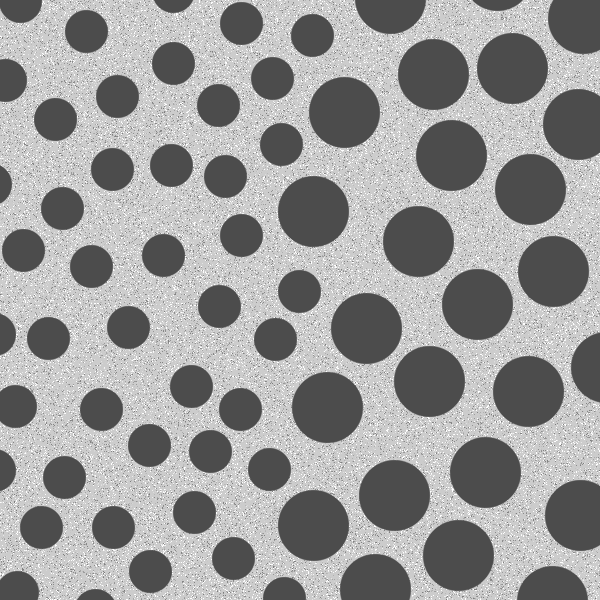
%> input picture Lab4-Morphology-main/Lab4-Morphology-main/assets/blobs.tif, 600 x 600 px
$ octave lab4_task3.m   (GNU Octave 9; MATLAB toolbox functions it lacks are replaced by stand-ins)
%> lines starting %> are read from the running program, lines starting %| are printed output that depends on the picture; in (x1, y1, x2, y2) boxes, pixels count from 0 and x2, y2 are one past the last pixel; in counts of white or black regions, pixels touching at a corner belong together; the program's own positions count from 1
clear all
close all
I = imread('assets/blobs.tif');
%> I is the input picture: size 600x600 uint8; min 76, max 255, mean 153.6
I = imcomplement(I);
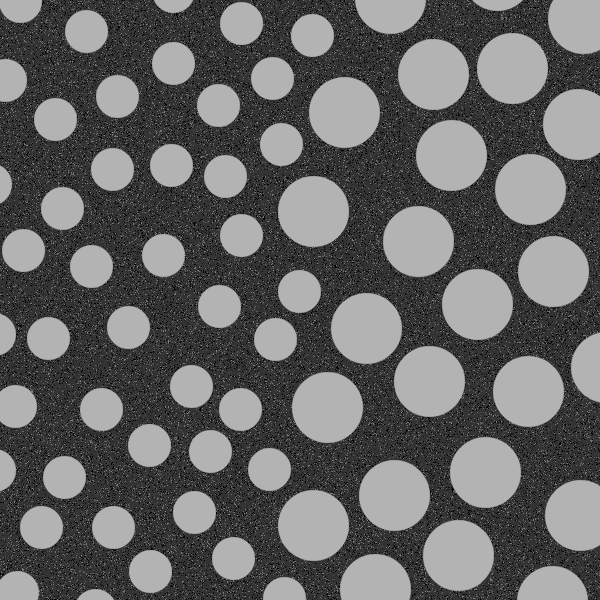
%> I: size 600x600 uint8; min 0, max 179, mean 101.4
level = graythresh(I);
%> level = 0.439
BW = imbinarize(I, level);
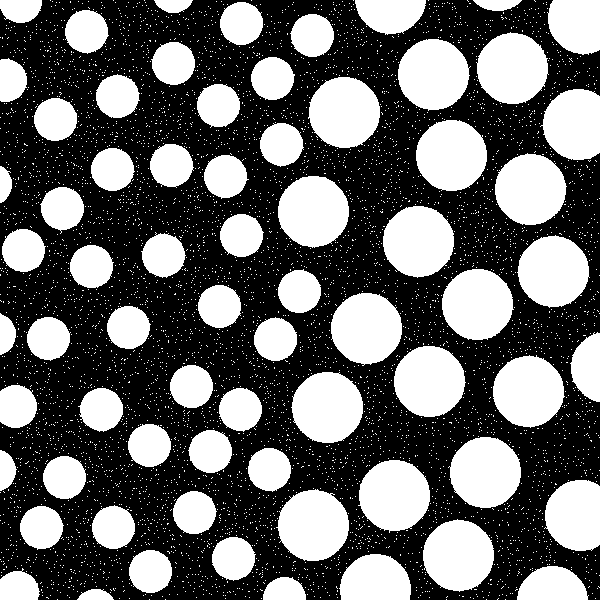
%> BW: size 600x600 logical; 41% white; 5794 white regions (5725 under 20 px), largest, box (x1, y1, x2, y2) and area: (276, 489, 349, 561) 3970, (291, 372, 363, 443) 3966, (476, 32, 549, 104) 3964

% SE is a 3x3 elements of 1's
SE = ones(3,3);
% Erode BW with SE
BWE = imerode(BW,SE);
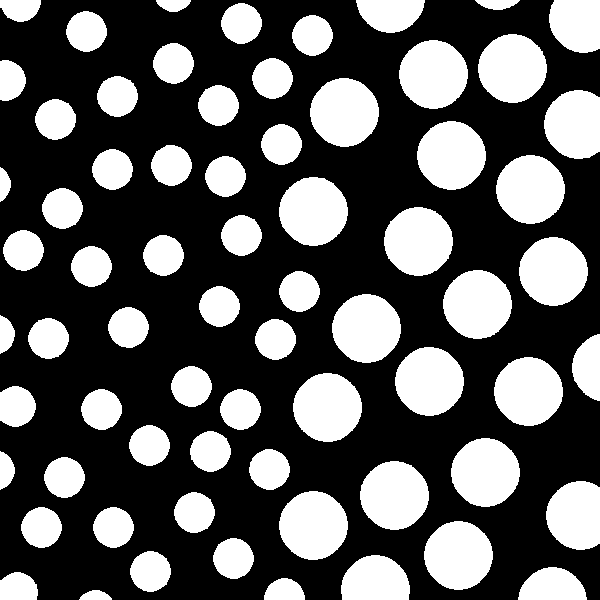
%> BWE: size 600x600 logical; 35.7% white; 69 white regions, largest, box (x1, y1, x2, y2) and area: (279, 177, 348, 246) 3678, (293, 373, 362, 442) 3678, (399, 40, 468, 109) 3677

% The eroded image is subtracted from BW
Boundary = BW - BWE;
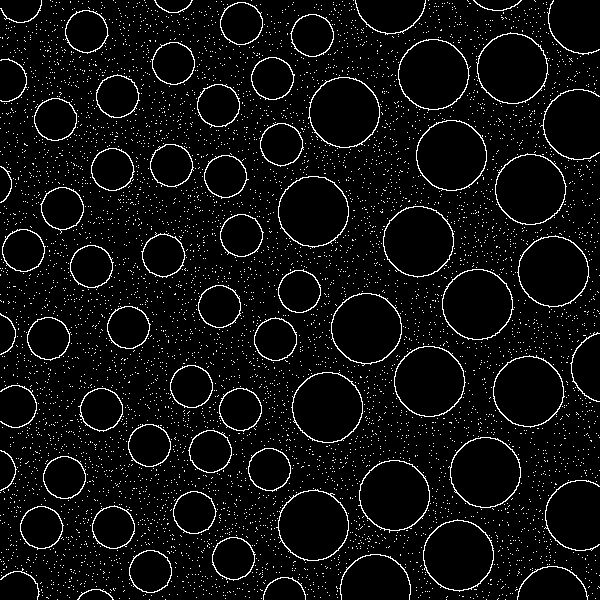
%> Boundary: size 600x600 double; values 0 (black) and 1 (white), 5.3% white in thin lines or dots
Boundary_clean = bwareaopen(Boundary, 6);
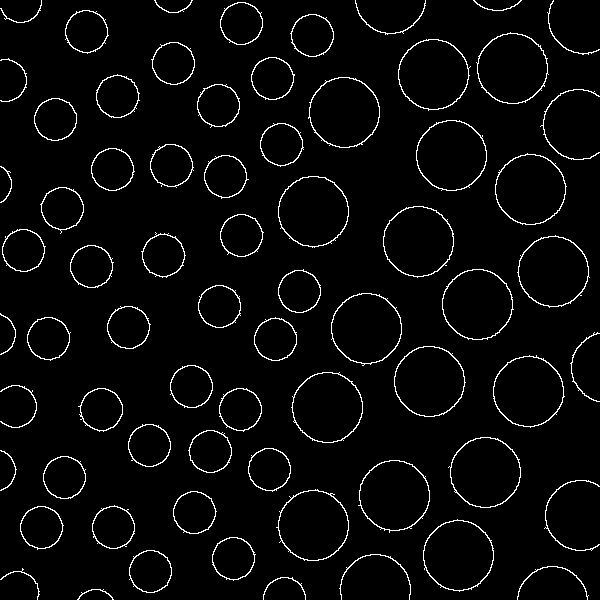
%> Boundary_clean: size 600x600 logical; 3.5% white in thin lines or dots
montage({Boundary, Boundary_clean}, "size", [1 2])
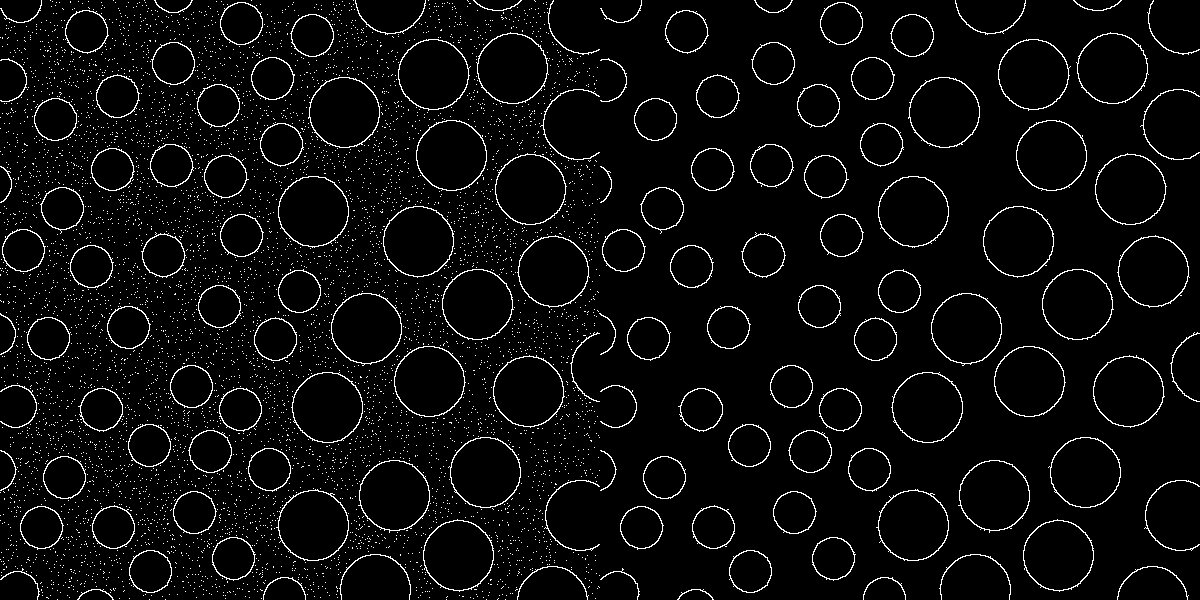
%> displayed picture: size 600x1200, on the screen's scale of 0 to 255; 4.4% white in thin lines or dots
title("(1): Original Boundary Image, (2): Filtered Boundary Image")

$ run again, with Lab4-Morphology-main/Lab4-Morphology-main/assets/fingerprint.tif copied over Lab4-Morphology-main/Lab4-Morphology-main/assets/blobs.tif
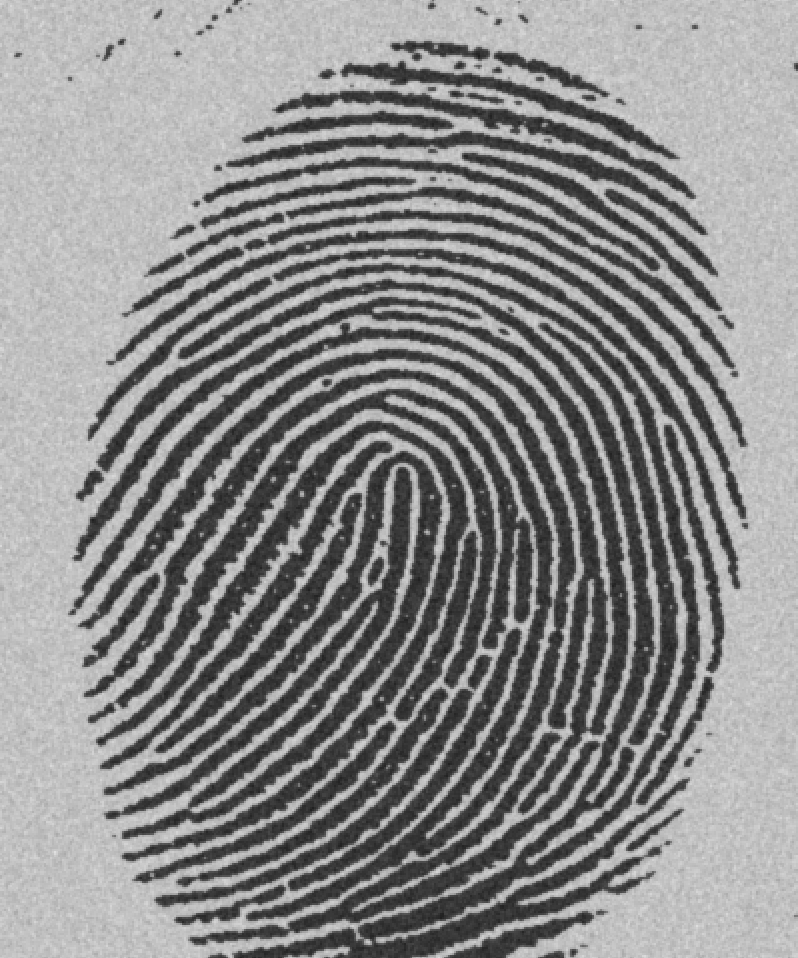
%> input picture Lab4-Morphology-main/Lab4-Morphology-main/assets/fingerprint.tif, 798 x 958 px
%> I is the input picture: size 958x798 uint8; min 29, max 224, mean 140
%> level = 0.506
%> `BW = imbinarize(I, level);`:
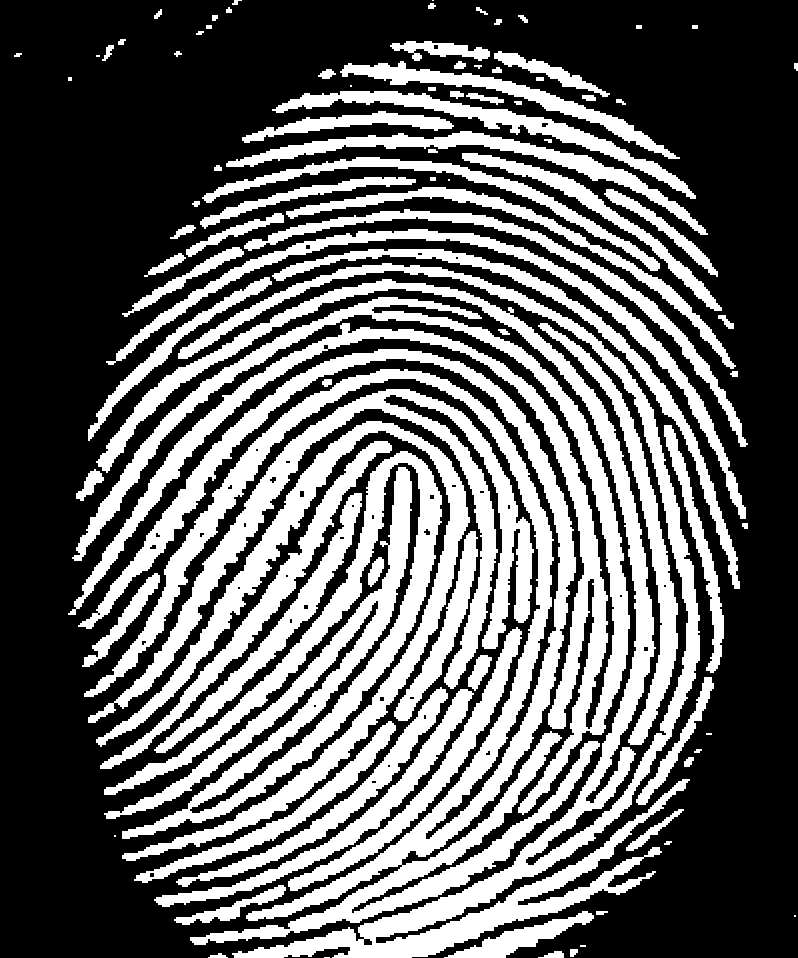
%> BW: size 958x798 logical; 38.1% white; 97 white regions (10 under 20 px), largest, box (x1, y1, x2, y2) and area: (78, 349, 600, 945) 43740, (96, 263, 700, 958) 40222, (68, 297, 630, 815) 29700
%> BWE: size 958x798 logical; 30% white; 105 white regions (38 under 20 px), largest, box (x1, y1, x2, y2) and area: (99, 264, 699, 958) 31840, (81, 350, 575, 920) 27180, (117, 390, 533, 706) 14536
%> Boundary: size 958x798 double; values 0 (black) and 1 (white), 8.2% white in thin lines or dots
%> Boundary_clean: size 958x798 logical; 8.1% white in thin lines or dots
%> `montage({Boundary, Boundary_clean}, "size", [1 2])`:
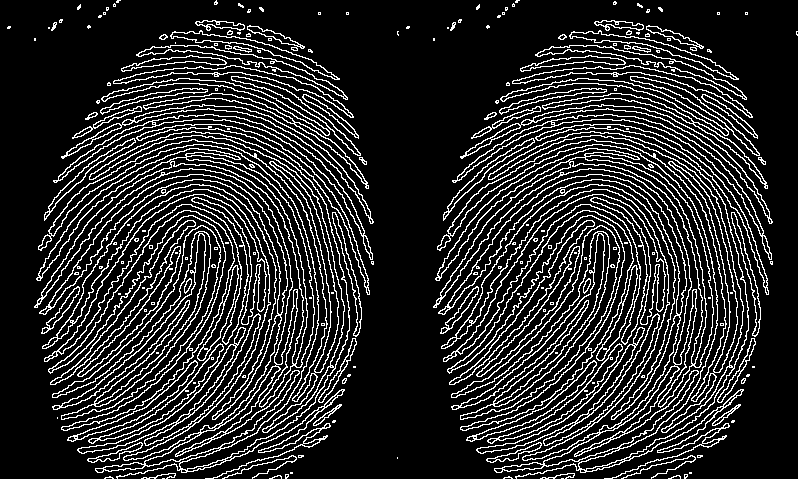
%> displayed picture: size 958x1596, on the screen's scale of 0 to 255 (shown at 1/2 size); 8.2% white in thin lines or dots
